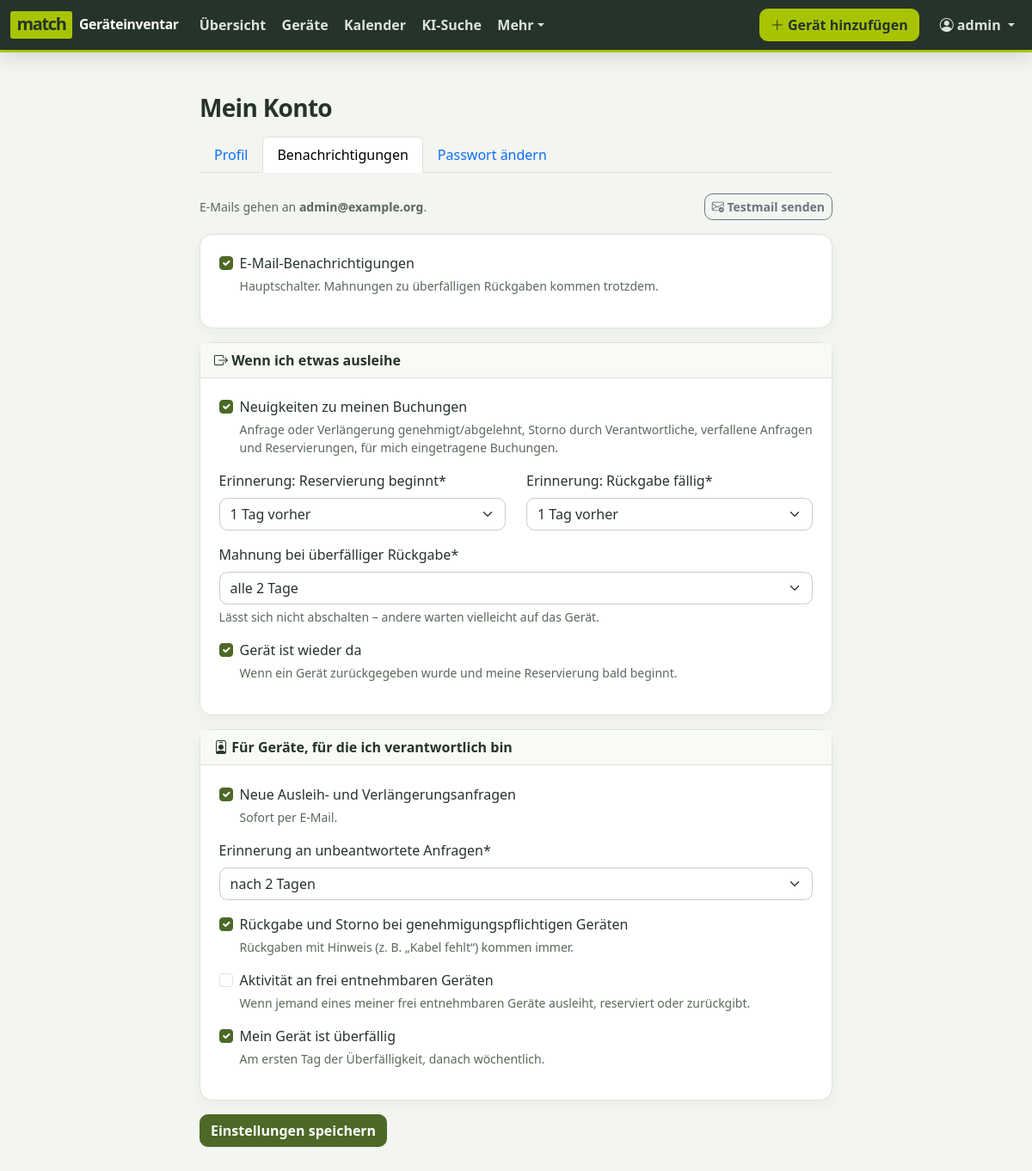
Page /konto/benachrichtigungen/ (signed in) on the committed database.
### accounts/models.py (models this page shows, shortened)
class User(AbstractUser):
    email = models.EmailField("E-Mail", help_text="Für Anfragen, Entscheidungen und Erinnerungen.")
    phone = models.CharField("Telefon", max_length=50, blank=True)
    room = models.CharField("Raum", max_length=50, blank=True)
    class Meta:
        ordering = ["last_name", "first_name", "username"]
        verbose_name = "Benutzer/in"
        verbose_name_plural = "Benutzer/innen"
    @property
    def display_name(self):
        return self.get_full_name() or self.username
    @property
    def notification_settings(self):
        if not hasattr(self, "_notification_settings"):
            self._notification_settings, _ = NotificationPreferences.objects.get_or_create(user=self)
        return self._notification_settings

class NotificationPreferences(models.Model):
    START_CHOICES = [(1, "1 Tag vorher"), (0, "am Starttag"), (OFF, "keine Erinnerung")]
    DUE_CHOICES = [
        (2, "2 Tage vorher"),
        (1, "1 Tag vorher"),
        (0, "am Rückgabetag"),
        (OFF, "keine Erinnerung"),
    ]
    OVERDUE_CHOICES = [(1, "täglich"), (2, "alle 2 Tage"), (7, "wöchentlich")]
    PENDING_CHOICES = [(1, "nach 1 Tag"), (2, "nach 2 Tagen"), (3, "nach 3 Tagen"), (OFF, "keine Erinnerung")]
    user = models.OneToOneField(
        settings.AUTH_USER_MODEL, on_delete=models.CASCADE, related_name="notification_preferences"
    )
    enabled = models.BooleanField(
        "E-Mail-Benachrichtigungen",
        default=True,
        help_text="Hauptschalter. Mahnungen zu überfälligen Rückgaben kommen trotzdem.",
    )
    booking_updates = models.BooleanField(
        "Neuigkeiten zu meinen Buchungen",
        default=True,
        help_text="Anfrage oder Verlängerung genehmigt/abgelehnt, Storno durch Verantwortliche, "
        "verfallene Anfragen und Reservierungen, für mich eingetragene Buchungen.",
    )
    start_reminder = models.SmallIntegerField(
        "Erinnerung: Reservierung beginnt", choices=START_CHOICES, default=1
    )
    due_reminder = models.SmallIntegerField("Erinnerung: Rückgabe fällig", choices=DUE_CHOICES, default=1)
    overdue_interval = models.SmallIntegerField(
        "Mahnung bei überfälliger Rückgabe",
        choices=OVERDUE_CHOICES,
        default=2,
        help_text="Lässt sich nicht abschalten – andere warten vielleicht auf das Gerät.",
    )
    item_available = models.BooleanField(
        "Gerät ist wieder da",
        default=True,
        help_text="Wenn ein Gerät zurückgegeben wurde und meine Reservierung bald beginnt.",
    )
    new_requests = models.BooleanField(
        "Neue Ausleih- und Verlängerungsanfragen", default=True, help_text="Sofort per E-Mail."
    )
    pending_digest = models.SmallIntegerField(
        "Erinnerung an unbeantwortete Anfragen", choices=PENDING_CHOICES, default=2
    )
    owner_returns = models.BooleanField(
        "Rückgabe und Storno bei genehmigungspflichtigen Geräten",
        default=True,
        help_text="Rückgaben mit Hinweis (z. B. „Kabel fehlt“) kommen immer.",
    )
    owner_activity = models.BooleanField(
        "Aktivität an frei entnehmbaren Geräten",
        default=False,
        help_text="Wenn jemand eines meiner frei entnehmbaren Geräte ausleiht, reserviert oder zurückgibt.",
    )
    owner_overdue = models.BooleanField(
        "Mein Gerät ist überfällig",
        default=True,
        help_text="Am ersten Tag der Überfälligkeit, danach wöchentlich.",
    )
    class Meta:
        verbose_name = "Benachrichtigungseinstellungen"
        verbose_name_plural = "Benachrichtigungseinstellungen"

### accounts/views.py (the view)
# urls.py: path("benachrichtigungen/", views.notification_settings, name="notifications"),
def notification_settings(request):
    form = NotificationPreferencesForm(request.POST or None, instance=request.user.notification_settings)
    if request.method == "POST" and form.is_valid():
        form.save()
        messages.success(request, "Benachrichtigungseinstellungen gespeichert.")
        return redirect("accounts:notifications")
    return render(request, "accounts/notifications.html", {"form": form})

### accounts/forms.py
class NotificationPreferencesForm(forms.ModelForm):
    class Meta:
        model = NotificationPreferences
        fields = [
            "enabled",
            "booking_updates",
            "start_reminder",
            "due_reminder",
            "overdue_interval",
            "item_available",
            "new_requests",
            "pending_digest",
            "owner_returns",
            "owner_activity",
            "owner_overdue",
        ]

### config/context_processors.py (called while the page is built)
def branding(request):
    return {"app_site_name": settings.SITE_NAME}

### loans/context_processors.py (called while the page is built)
def navigation(request):
    context = {"site_name": settings.SITE_NAME}
    user = getattr(request, "user", None)
    if user is not None and user.is_authenticated:
        context["pending_approvals_count"] = (
            Booking.objects.filter(item__responsible=user)
            .filter(
                Q(status=Booking.Status.REQUESTED)
                | Q(status__in=Booking.BLOCKING, requested_end_date__isnull=False)
            )
            .count()
        )
    return context

### templates/accounts/notifications.html (shortened to what this page needs)
{% extends "base.html" %}
{% load crispy_forms_tags %}
{% block content %}
<div class="row justify-content-center"><div class="col-lg-8">
  <h1 class="h3 mb-3">Mein Konto</h1>
  {% include "accounts/_nav.html" with active="notifications" %}
  <div class="d-flex flex-wrap align-items-center gap-2 mb-3">
    <div class="me-auto small text-body-secondary">E-Mails gehen an <strong>{{ user.email|default:"– keine Adresse hinterlegt –" }}</strong>.</div>
    <form method="post" action="{% url 'accounts:test_mail' %}">{% csrf_token %}
      <button class="btn btn-sm btn-outline-secondary"><i class="bi bi-envelope-check"></i> Testmail senden</button>
    </form>
  </div>
  <form method="post">{% csrf_token %}
    <div class="card mb-3"><div class="card-body">
      {{ form.enabled|as_crispy_field }}
    </div></div>
    <div class="card mb-3">
      <div class="card-header"><i class="bi bi-box-arrow-right"></i> Wenn ich etwas ausleihe</div>
      <div class="card-body">
        {{ form.booking_updates|as_crispy_field }}
        <div class="row">
          <div class="col-md-6">{{ form.start_reminder|as_crispy_field }}</div>
          <div class="col-md-6">{{ form.due_reminder|as_crispy_field }}</div>
        </div>
        {{ form.overdue_interval|as_crispy_field }}
        {{ form.item_available|as_crispy_field }}
      </div>
    </div>
    <div class="card mb-3">
      <div class="card-header"><i class="bi bi-person-badge"></i> Für Geräte, für die ich verantwortlich bin</div>
      <div class="card-body">
        {{ form.new_requests|as_crispy_field }}
        {{ form.pending_digest|as_crispy_field }}
        {{ form.owner_returns|as_crispy_field }}
        {{ form.owner_activity|as_crispy_field }}
        {{ form.owner_overdue|as_crispy_field }}
      </div>
    </div>
    <button class="btn btn-primary">Einstellungen speichern</button>
  </form>
</div></div>
{% endblock %}

### templates/base.html (shortened to what this page needs)
{% load static %}<!doctype html>
<html lang="de">
<head>
  <link rel="stylesheet" href="{% static 'vendor/bootstrap/bootstrap.min.css' %}">
  <link rel="stylesheet" href="{% static 'vendor/bootstrap-icons/bootstrap-icons.min.css' %}">
  <link rel="stylesheet" href="{% static 'css/app.css' %}">
</head>
<body class="app-body" hx-headers='{"X-CSRFToken": "{{ csrf_token }}"}'>
  {% if user.is_authenticated %}
  {% with url_name=request.resolver_match.url_name namespace=request.resolver_match.namespace %}
  <nav class="navbar navbar-expand-xl navbar-dark app-navbar" aria-label="Hauptnavigation">
    <div class="container-fluid app-navbar-inner">
      <a class="navbar-brand app-brand d-flex align-items-center gap-2" href="{% url 'dashboard' %}">
        <span class="app-brand-logo" aria-hidden="true">match</span><span class="app-brand-name">{{ app_site_name }}</span>
      </a>
      <div class="collapse navbar-collapse" id="main-nav">
        <ul class="navbar-nav app-nav-links me-auto">
          <li class="nav-item">
            <a class="nav-link {% if url_name == 'dashboard' %}active{% endif %}" href="{% url 'dashboard' %}">Übersicht
              {% if pending_approvals_count %}<span class="badge rounded-pill text-bg-warning" title="Offene Anfragen an dich">{{ pending_approvals_count }}</span>{% endif %}</a>
          </li>
          <li class="nav-item">
            <a class="nav-link {% if namespace == 'inventory' and url_name != 'identify' or namespace == 'loans' and url_name != 'calendar' %}active{% endif %}" href="{% url 'inventory:item_list' %}">Geräte</a>
          </li>
          <li class="nav-item">
            <a class="nav-link {% if url_name == 'calendar' %}active{% endif %}" href="{% url 'loans:calendar' %}">Kalender</a>
          </li>
          <li class="nav-item">
            <a class="nav-link {% if namespace == 'assistant_search' and url_name == 'chat' %}active{% endif %}" href="{% url 'assistant_search:chat' %}">KI-Suche</a>
          </li>
          <li class="nav-item dropdown">
            <a class="nav-link dropdown-toggle " href="#" role="button" data-bs-toggle="dropdown" aria-expanded="false">Mehr</a>
          </li>
        </ul>
        <a class="btn btn-brand app-nav-action me-xl-3 my-2 my-xl-0 " href="{% url 'inventory:identify' %}"><i class="bi bi-plus-lg" aria-hidden="true"></i> Gerät hinzufügen</a>
        <ul class="navbar-nav app-account-nav">
          <li class="nav-item dropdown">
            <a class="nav-link dropdown-toggle" href="#" role="button" data-bs-toggle="dropdown" aria-expanded="false">
              <i class="bi bi-person-circle"></i> {{ user.display_name }}
            </a>
          </li>
        </ul>
      </div>
    </div>
  </nav>
  {% endwith %}
  {% endif %}
  <main class="app-main {% block container %}container{% endblock %} py-4 py-lg-5">
    {% block content %}{% endblock %}
  </main>
</body>
</html>

### static/css/app.css (style rules this page uses)
:root { color-scheme: light; --app-ink: #26332b; --app-green: #4c6927; --app-green-hover: #3d5520; --app-lime: #a8c400; --app-bg: #f3f5f1; --app-border: #dce3d9; --app-muted: #5a685b; --bs-primary: var(--app-green); --bs-primary-rgb: 76, 105, 39; --bs-link-color-rgb: 76, 105, 39; --bs-link-hover-color-rgb: 61, 85, 32; --bs-body-color: var(--app-ink); --bs-body-bg: #fff; --bs-border-color: var(--app-border); --bs-secondary-color: var(--app-muted); --bs-tertiary-bg: var(--app-bg); --bs-focus-ring-color: rgba(76, 105, 39, .35); }
body.app-body { min-height: 100vh; background: var(--app-bg); color: var(--app-ink); }
.app-main { padding-bottom: 4rem !important; }
.app-main h1 { color: var(--app-ink); font-weight: 700; letter-spacing: -.025em; }
.app-navbar { background: var(--app-ink); border-bottom: 3px solid var(--app-lime); box-shadow: 0 .45rem 1.4rem rgba(25, 38, 27, .12); }
.app-navbar-inner { max-width: 1600px; }
.app-brand { color: #fff; font-weight: 700; letter-spacing: -.015em; }
.app-brand-logo { display: inline-flex; align-items: center; justify-content: center; min-width: 4.5rem; min-height: 2rem; padding: .15rem .45rem .25rem; border-radius: .18rem; background: var(--app-lime); color: var(--app-ink); font-size: 1.25rem; font-weight: 800; line-height: 1; letter-spacing: -.07em; }
.app-brand-name { font-size: .98rem; white-space: nowrap; }
.app-nav-links { gap: .15rem; }
.app-navbar .nav-link { color: #dbe4d9; border-radius: .5rem; padding: .55rem .8rem; font-weight: 550; }
.btn { border-radius: .6rem; font-weight: 600; }
.btn-primary { --bs-btn-color: #fff; --bs-btn-bg: var(--app-green); --bs-btn-border-color: var(--app-green); --bs-btn-hover-color: #fff; --bs-btn-hover-bg: var(--app-green-hover); --bs-btn-hover-border-color: var(--app-green-hover); --bs-btn-active-color: #fff; --bs-btn-active-bg: var(--app-green-hover); --bs-btn-active-border-color: var(--app-green-hover); --bs-btn-focus-shadow-rgb: 76, 105, 39; }
.btn-brand { background: var(--app-lime); border: 1px solid var(--app-lime); color: var(--app-ink); }
.card, .modal-content { border: 1px solid var(--app-border); border-radius: .9rem; box-shadow: 0 .25rem 1rem rgba(29, 47, 32, .045); }
.card-header { background: #f8faf6; border-bottom-color: var(--app-border); font-weight: 650; }
.card-body { padding: 1.35rem; }
.form-control, .form-select, form.card input:not([type=hidden]):not([type=checkbox]), form.card textarea, form.card select { max-width: 100%; border-color: #c5d0c2; border-radius: .6rem; }
.form-check-input:checked { background-color: var(--app-green); border-color: var(--app-green); }
.form-text { color: var(--app-muted); }

### rows in the picture
User: display_name "admin", email "admin@example.org"
NotificationPreferences: enabled "☑", booking_updates "☑", start_reminder "1 Tag vorher", due_reminder "1 Tag vorher", overdue_interval "alle 2 Tage", item_available "☑", new_requests "☑", pending_digest "nach 2 Tagen", owner_returns "☑", owner_overdue "☑"

### other values in the picture
{{ app_site_name }} "Geräteinventar"
